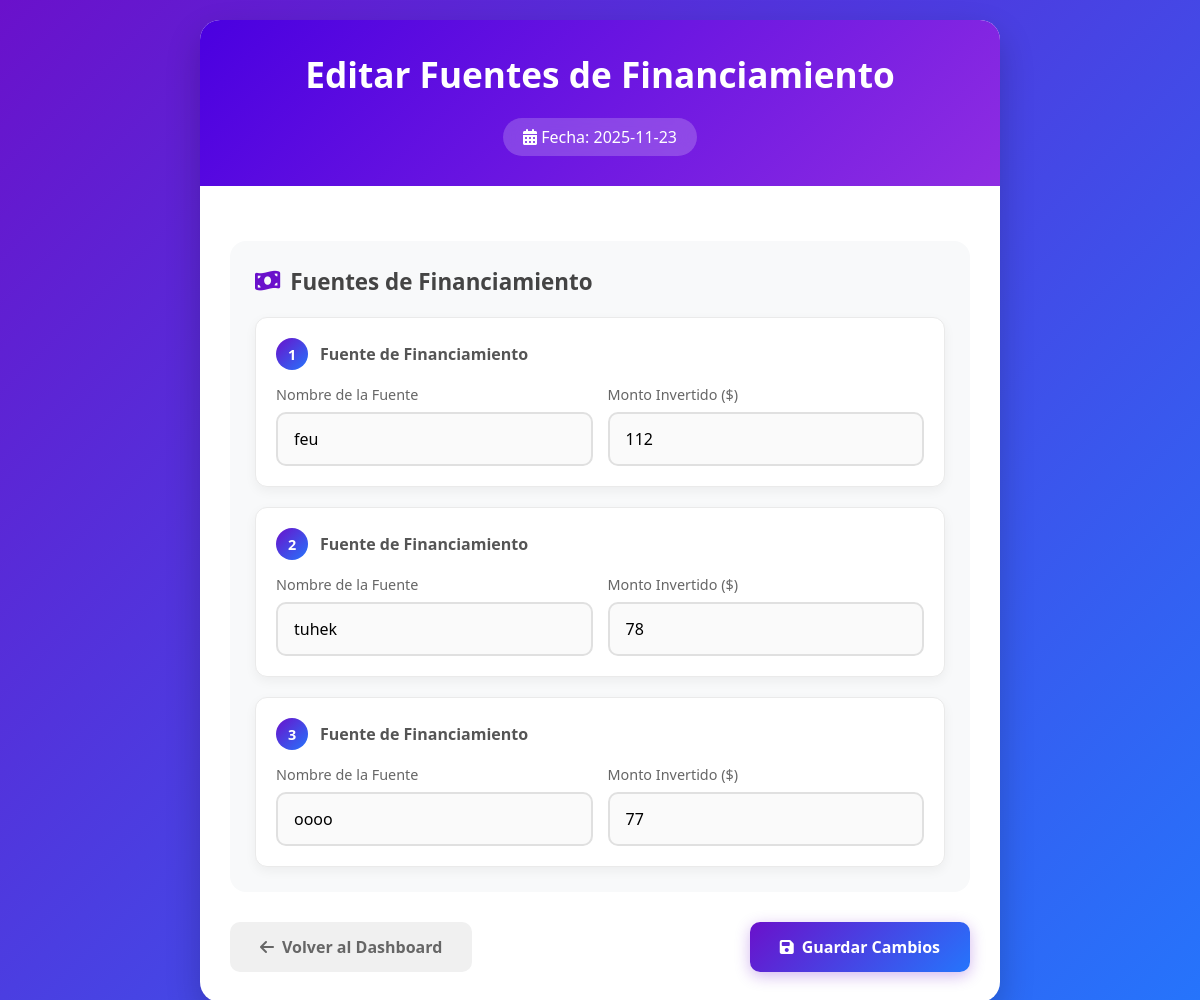
Page /actualizar_fuente/2025-11-23/ on the committed database.
### apps/appadmin/models.py (models this page shows, shortened)
class Fuentes(models.Model):
    fechaF = models.ForeignKey(Viaje, on_delete=models.CASCADE, related_name='fuentes')
    fuente = models.CharField(max_length=100)
    invertido = models.IntegerField()

### apps/appadmin/views.py (the view, shortened to what this page needs)
# urls.py: path('actualizar_fuente/<str:viaje_fecha>/',actualizar_fuente, name='actualizar_fuente'),
def actualizar_fuente(request, viaje_fecha):
    try:
        fuentes_filtradas = Fuentes.objects.filter(fechaF=viaje_fecha)
        fuentes_data = []
        for fuente in fuentes_filtradas:
            fuentes_data.append({
                'fuente': fuente.fuente,
                'inversion': fuente.invertido
            })
        if request.method == 'GET':
            return render(request, 'editar_fuentes.html', {
                'fuentes_data': fuentes_data,
                'viaje_fecha': viaje_fecha
            })
    except Exception as e:
        messages.error(request, f'❌ Error: {str(e)}')
        return render(request, 'editar_fuentes.html', {
            'fuentes_data': fuentes_data,
            'viaje_fecha': viaje_fecha
        })

### apps/appadmin/templates/editar_fuentes.html (shortened to what this page needs)
<!DOCTYPE html>
<html lang="es">
<head>
    <link rel="stylesheet" href="https://cdnjs.cloudflare.com/ajax/libs/font-awesome/6.4.0/css/all.min.css">
</head>
<body>
    <div class="container">
        <div class="header">
            <h1>Editar Fuentes de Financiamiento</h1>
            <div class="date-badge">
                <i class="fas fa-calendar-alt"></i> Fecha: {{ viaje_fecha }}
            </div>
        </div>
        <div class="content">
            <form method="POST">
                {% if fuentes_data %}
                    <div class="form-container">
                        <div class="form-title">
                            <i class="fas fa-money-bill-wave"></i>
                            Fuentes de Financiamiento
                        </div>
                        <div class="fuentes-list">
                            {% for data in fuentes_data %}
                                <div class="fuente-item">
                                    <div class="fuente-header">
                                        <div class="fuente-number">{{ forloop.counter }}</div>
                                        <div class="fuente-title">Fuente de Financiamiento</div>
                                    </div>
                                    <div class="input-row">
                                        <div class="form-group">
                                            <label for="fuente_{{ forloop.counter }}">Nombre de la Fuente</label>
                                            <input
                                                type="text"
                                                id="fuente_{{ forloop.counter }}"
                                                name="fuente[]"
                                                class="form-control"
                                                value="{{ data.fuente }}"
                                                placeholder="Ingrese el nombre de la fuente"
                                                required
                                            >
                                        </div>
                                        <div class="form-group">
                                            <label for="invertido_{{ forloop.counter }}">Monto Invertido ($)</label>
                                            <input
                                                type="number"
                                                id="invertido_{{ forloop.counter }}"
                                                name="invertido[]"
                                                class="form-control"
                                                value="{{ data.inversion }}"
                                                step="0.01"
                                                min="0"
                                                placeholder="0.00"
                                                required
                                            >
                                        </div>
                                    </div>
                                </div>
                            {% endfor %}
                        </div>
                    </div>
                    <div class="actions">
                        <a href="{% url 'dashboard' %}" class="btn btn-secondary">
                            <i class="fas fa-arrow-left"></i> Volver al Dashboard
                        </a>
                        <button type="submit" class="btn btn-primary">
                            <i class="fas fa-save"></i> Guardar Cambios
                        </button>
                    </div>
                {% endif %}
            </form>
        </div>
    </div>
</body>
</html>

### apps/appadmin/templates/editar_fuentes.html (style rules this page uses)
* { margin: 0; padding: 0; box-sizing: border-box; font-family: 'Segoe UI', system-ui, -apple-system, sans-serif; }
body { background: linear-gradient(135deg, #6a11cb 0%, #2575fc 100%); min-height: 100vh; display: flex; justify-content: center; align-items: center; padding: 20px; color: #333; }
.container { background: white; border-radius: 20px; box-shadow: 0 15px 35px rgba(0, 0, 0, 0.2); width: 100%; max-width: 800px; overflow: hidden; }
.header { background: linear-gradient(135deg, #4a00e0 0%, #8e2de2 100%); color: white; padding: 30px; text-align: center; }
.header h1 { font-size: 2.2rem; font-weight: 700; margin-bottom: 10px; }
.date-badge { display: inline-block; background: rgba(255, 255, 255, 0.2); padding: 8px 20px; border-radius: 50px; font-size: 1rem; font-weight: 500; margin-top: 10px; backdrop-filter: blur(10px); }
.content { padding: 30px; }
.form-container { background: #f8f9fa; border-radius: 16px; padding: 25px; margin-bottom: 25px; }
.form-title { font-size: 1.4rem; font-weight: 600; margin-bottom: 20px; color: #444; display: flex; align-items: center; gap: 10px; }
.form-title i { color: #6a11cb; }
.fuentes-list { display: flex; flex-direction: column; gap: 20px; }
.fuente-item { background: white; border-radius: 12px; padding: 20px; box-shadow: 0 4px 12px rgba(0, 0, 0, 0.05); transition: transform 0.3s ease, box-shadow 0.3s ease; border: 1px solid #eaeaea; }
.fuente-header { display: flex; align-items: center; margin-bottom: 15px; }
.fuente-number { background: linear-gradient(135deg, #6a11cb, #2575fc); color: white; width: 32px; height: 32px; border-radius: 50%; display: flex; align-items: center; justify-content: center; font-weight: bold; margin-right: 12px; font-size: 0.9rem; }
.fuente-title { font-weight: 600; color: #555; }
.input-row { display: grid; grid-template-columns: 1fr 1fr; gap: 15px; }
.form-group { margin-bottom: 0; }
.form-group label { display: block; margin-bottom: 8px; font-weight: 500; color: #666; font-size: 0.9rem; }
.form-control { width: 100%; padding: 14px 16px; border: 2px solid #e0e0e0; border-radius: 10px; font-size: 1rem; transition: all 0.3s ease; background: #fafafa; }
.actions { display: flex; justify-content: space-between; align-items: center; margin-top: 30px; }
.btn { padding: 14px 30px; border: none; border-radius: 10px; font-size: 1rem; font-weight: 600; cursor: pointer; transition: all 0.3s ease; display: inline-flex; align-items: center; gap: 8px; }
.btn-primary { background: linear-gradient(135deg, #6a11cb 0%, #2575fc 100%); color: white; box-shadow: 0 4px 15px rgba(106, 17, 203, 0.3); }
.btn-secondary { background: #f0f0f0; color: #666; text-decoration: none; }

### rows in the picture
Fuentes: fuente "feu"
Fuentes: fuente "tuhek"
Fuentes: fuente "oooo"

### other values in the picture
{{ viaje_fecha }} "2025-11-23"
